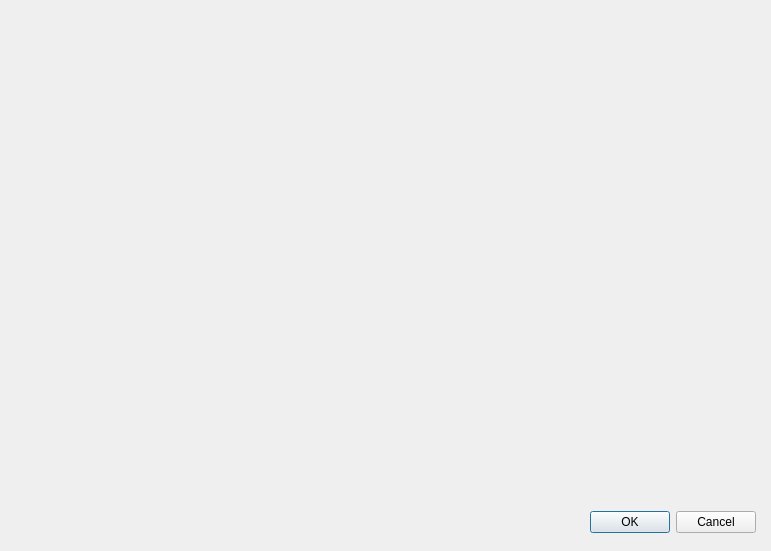
<?xml version="1.0" encoding="UTF-8"?>
<ui version="4.0">
 <class>Mainland</class>
 <widget class="QWidget" name="Mainland">
  <property name="geometry">
   <rect>
    <x>0</x>
    <y>0</y>
    <width>771</width>
    <height>551</height>
   </rect>
  </property>
  <property name="windowTitle">
   <string>Form</string>
  </property>
  <widget class="QDialogButtonBox" name="buttonBox">
   <property name="geometry">
    <rect>
     <x>590</x>
     <y>510</y>
     <width>166</width>
     <height>24</height>
    </rect>
   </property>
   <property name="standardButtons">
    <set>QDialogButtonBox::Cancel|QDialogButtonBox::Ok</set>
   </property>
  </widget>
 </widget>
 <resources/>
 <connections/>
</ui>
